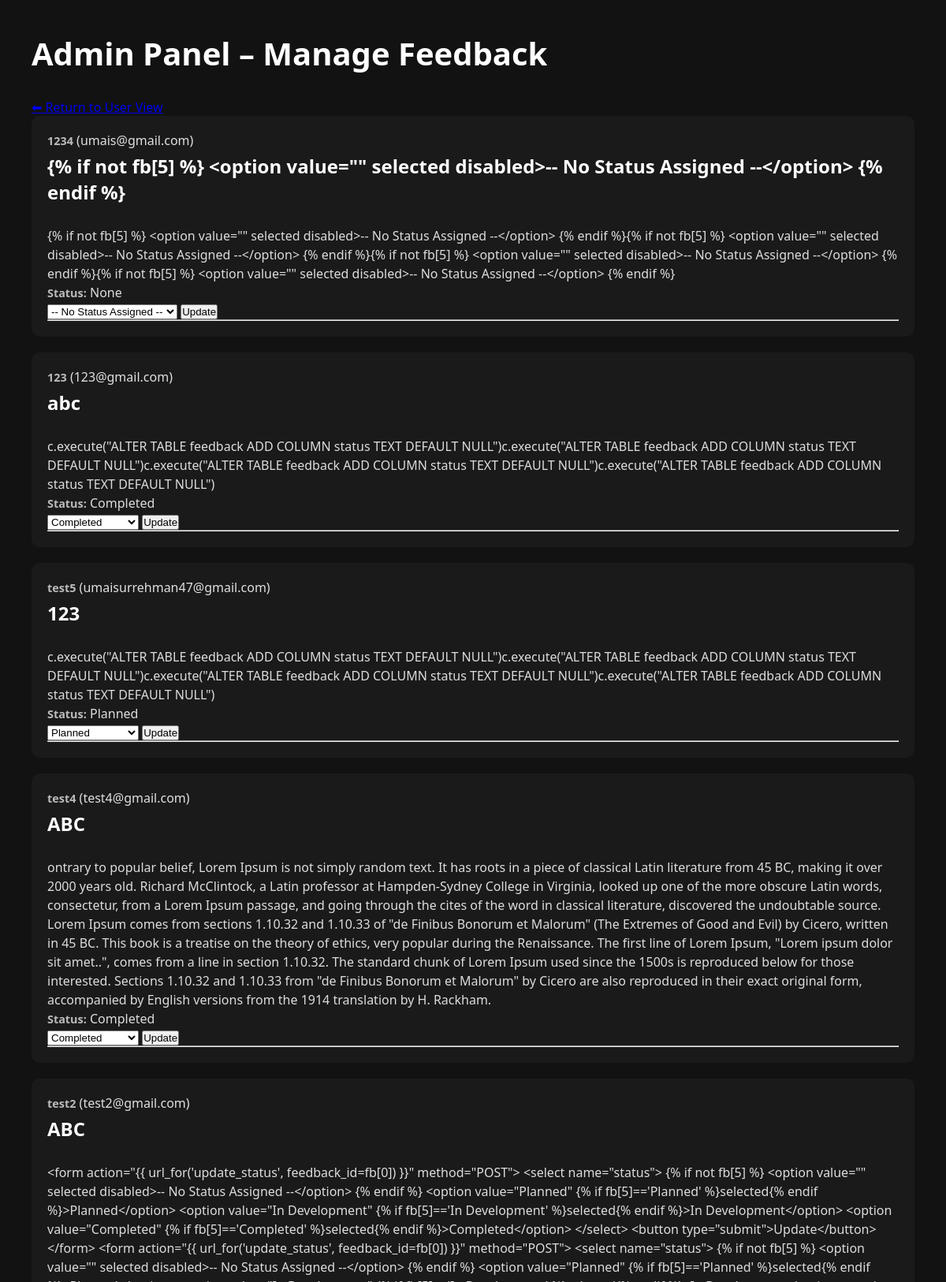
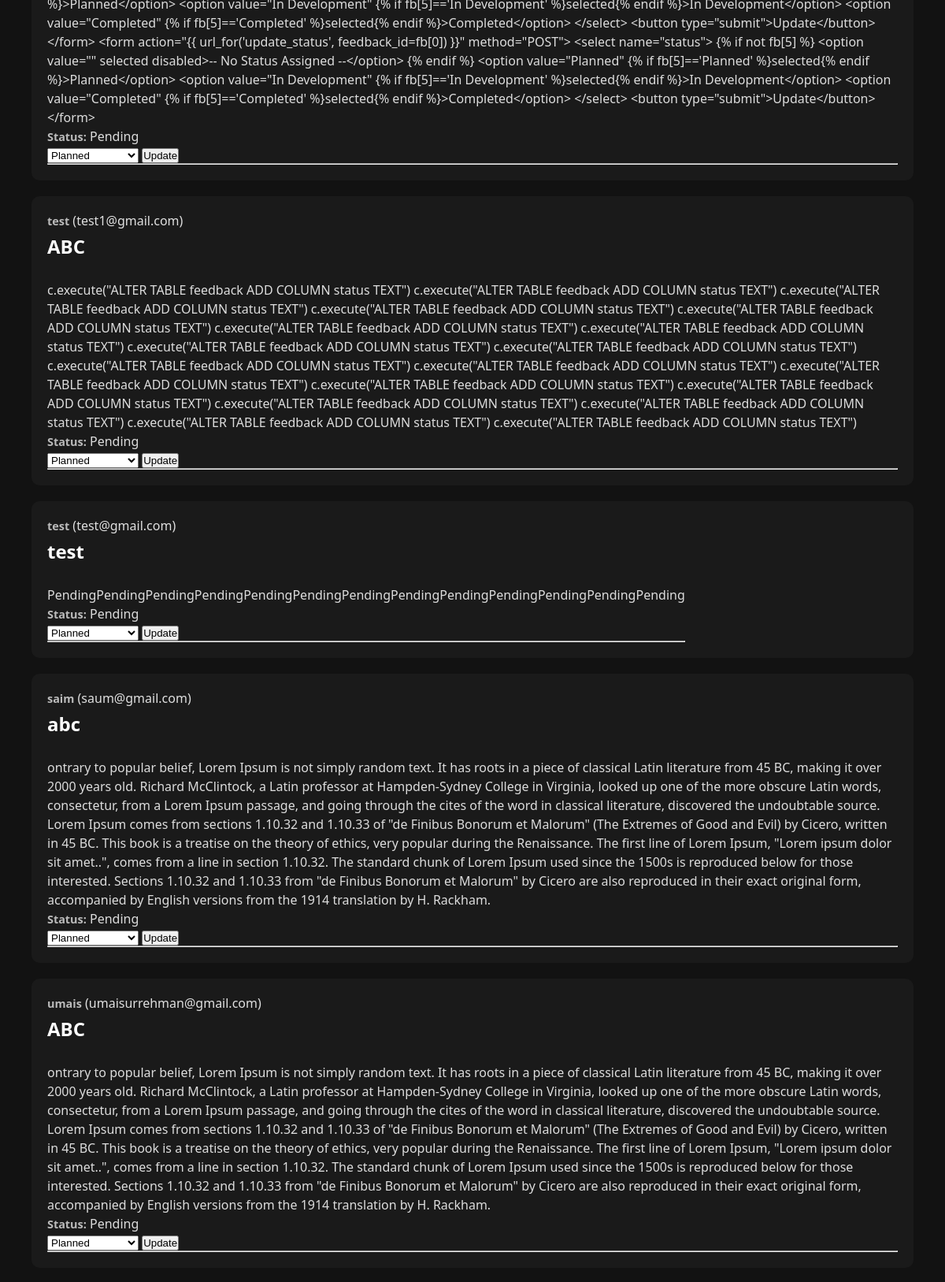
/admin (signed in, upper part), run on the app's committed database (2 pictures, top to bottom).
### tables this page shows
CREATE TABLE feedback (
            id INTEGER PRIMARY KEY AUTOINCREMENT,
            title TEXT NOT NULL,
            description TEXT NOT NULL
        , name TEXT, email TEXT, status TEXT DEFAULT 'Pending');

### app.py (the view)
@app.route('/admin')
def admin_panel():
    if not session.get('admin'):
        return redirect('/admin-login')
    conn = sqlite3.connect(DB_PATH)
    c = conn.cursor()
    c.execute('SELECT * FROM feedback ORDER BY id DESC')
    feedbacks = c.fetchall()
    conn.close()
    return render_template('admin.html', feedbacks=feedbacks)

### templates/admin.html (shortened to what this page needs)
<!DOCTYPE html>
<html>
<head>
    <link rel="stylesheet" href="{{ url_for('static', filename='css/index.css') }}">
</head>
<body>
    <h1>Admin Panel – Manage Feedback</h1>
    <a href="{{ url_for('index') }}">⬅ Return to User View</a>
    <ul>
        {% for fb in feedbacks %}
            <li class="feedback">
                <div>
                    <strong>{{ fb[3] }}</strong> ({{ fb[4] }})<br>
                    <em>{{ fb[1] }}</em><br>
                    <p>{{ fb[2] }}</p>
                    <p><strong>Status:</strong> {{ fb[5] }}</p>
                    <form action="{{ url_for('update_status', feedback_id=fb[0]) }}" method="POST">
                        <select name="status">
                            {% if not fb[5] %}
                                <option value="" selected disabled>-- No Status Assigned --</option>
                            {% endif %}
                            <option value="Planned" {% if fb[5]=='Planned' %}selected{% endif %}>Planned</option>
                            <option value="Completed" {% if fb[5]=='Completed' %}selected{% endif %}>Completed</option>
                        </select>
                        <button type="submit">Update</button>
                    </form>
                    <hr>
                </div>
            </li>
        {% endfor %}
    </ul>
</body>
</html>

### static/css/index.css (style rules this page uses)
* { margin: 0; padding: 0; box-sizing: border-box; }
body { background-color: #121212; color: #e0e0e0; font-family: 'Segoe UI', Tahoma, Geneva, Verdana, sans-serif; padding: 40px; transition: background-color 0.4s ease-in-out, color 0.4s ease-in-out; }
h1 { font-size: 2.5rem; margin-bottom: 30px; color: #ffffff; }
ul { list-style: none; }
.feedback { display: flex; align-items: flex-start; gap: 16px; background-color: #1a1a1a; padding: 20px; border-radius: 10px; margin-bottom: 20px; animation: fadeInUp 0.6s ease forwards; opacity: 0; transform: translateY(20px); transition: background-color 0.3s ease; }
.feedback strong { font-size: 0.9rem; font-weight: 700; color: #bbbbbb; }
.feedback em { display: block; font-size: 1.5rem; font-weight: 600; color: #ffffff; margin: 5px 0; font-style: normal; }
.feedback p { font-size: 1rem; color: #dddddd; line-height: 1.5; }

### data on the page
feedback: name "1234", email "umais@gmail.com", title "{% if not fb[5] %} <option value=\"\" selected disabled>-- No Status Assigned --</option> {% endif %}", description "{% if not fb[5] %} <option value=\"\" selected disabled>-- No Status Assigned --</option> {% endif %}{% if not fb[5] %} <option value=\"\" selected disabled>-- No Status Assigned --</option> {% endif %}{% if not fb[5] %} <option value=\"\" selected disabled>-- No Status Assigned --</option> {% endif %}{% if not fb[5] %} <option value=\"\" selected disabled>-- No Status Assigned --</option> {% endif %}", fb "None"
feedback: name "123", email "123@gmail.com", title "abc", description "c.execute(\"ALTER TABLE feedback ADD COLUMN status TEXT DEFAULT NULL\")c.execute(\"ALTER TABLE feedback ADD COLUMN status TEXT DEFAULT NULL\")c.execute(\"ALTER TABLE feedback ADD COLUMN status TEXT DEFAULT NULL\")c.execute(\"ALTER TABLE feedback ADD COLUMN status TEXT DEFAULT NULL\")", status "Completed"
feedback: name "test5", email "umaisurrehman47@gmail.com", title "123", description "c.execute(\"ALTER TABLE feedback ADD COLUMN status TEXT DEFAULT NULL\")c.execute(\"ALTER TABLE feedback ADD COLUMN status TEXT DEFAULT NULL\")c.execute(\"ALTER TABLE feedback ADD COLUMN status TEXT DEFAULT NULL\")c.execute(\"ALTER TABLE feedback ADD COLUMN status TEXT DEFAULT NULL\")", status "Planned"
feedback: name "test4", email "test4@gmail.com", title "ABC", description "ontrary to popular belief, Lorem Ipsum is not simply random text. It has roots in a piece of classical Latin literature from 45 BC, making it over 2000 years old. Richard McClintock, a Latin professor at Hampden-Sydney College in Virginia, looked up one of the more obscure Latin words, consectetur, from a Lorem Ipsum passage, and going through the cites of the word in classical literature, discovered the undoubtable source. Lorem Ipsum comes from sections 1.10.32 and 1.10.33 of \"de Finibus Bonorum et Malorum\" (The Extremes of Good and Evil) by Cicero, written in 45 BC. This book is a treatise on the theory of ethics, very popular during the Renaissance. The first line of Lorem Ipsum, \"Lorem…", status "Completed"
feedback: name "test2", email "test2@gmail.com", title "ABC", description "<form action=\"{{ url_for('update_status', feedback_id=fb[0]) }}\" method=\"POST\"> <select name=\"status\"> {% if not fb[5] %} <option value=\"\" selected disabled>-- No Status Assigned --</option> {% endif %} <option value=\"Planned\" {% if fb[5]=='Planned' %}selected{% endif %}>Planned</option> <option value=\"In Development\" {% if fb[5]=='In Development' %}selected{% endif %}>In Development</option> <option value=\"Completed\" {% if fb[5]=='Completed' %}selected{% endif %}>Completed</option> </select> <button type=\"submit\">Update</button> </form> <form action=\"{{ url_for('update_status', feedback_id=fb[0]) }}\" method=\"POST\"> <select name=\"status\"> {% if not fb[5] %} <option value=\"\" selected…", status "Pending"
feedback: name "test", email "test1@gmail.com", title "ABC", description "c.execute(\"ALTER TABLE feedback ADD COLUMN status TEXT\") c.execute(\"ALTER TABLE feedback ADD COLUMN status TEXT\") c.execute(\"ALTER TABLE feedback ADD COLUMN status TEXT\") c.execute(\"ALTER TABLE feedback ADD COLUMN status TEXT\") c.execute(\"ALTER TABLE feedback ADD COLUMN status TEXT\") c.execute(\"ALTER TABLE feedback ADD COLUMN status TEXT\") c.execute(\"ALTER TABLE feedback ADD COLUMN status TEXT\") c.execute(\"ALTER TABLE feedback ADD COLUMN status TEXT\") c.execute(\"ALTER TABLE feedback ADD COLUMN status TEXT\") c.execute(\"ALTER TABLE feedback ADD COLUMN status TEXT\") c.execute(\"ALTER TABLE feedback ADD COLUMN status TEXT\") c.execute(\"ALTER TABLE feedback ADD COLUMN status TEXT\")…", status "Pending"
feedback: name "test", email "test@gmail.com", title "test", description "PendingPendingPendingPendingPendingPendingPendingPendingPendingPendingPendingPendingPending", status "Pending"
feedback: name "saim", email "saum@gmail.com", title "abc", description "ontrary to popular belief, Lorem Ipsum is not simply random text. It has roots in a piece of classical Latin literature from 45 BC, making it over 2000 years old. Richard McClintock, a Latin professor at Hampden-Sydney College in Virginia, looked up one of the more obscure Latin words, consectetur, from a Lorem Ipsum passage, and going through the cites of the word in classical literature, discovered the undoubtable source. Lorem Ipsum comes from sections 1.10.32 and 1.10.33 of \"de Finibus Bonorum et Malorum\" (The Extremes of Good and Evil) by Cicero, written in 45 BC. This book is a treatise on the theory of ethics, very popular during the Renaissance. The first line of Lorem Ipsum, \"Lorem…", status "Pending"
feedback: name "umais", email "umaisurrehman@gmail.com", title "ABC", description "ontrary to popular belief, Lorem Ipsum is not simply random text. It has roots in a piece of classical Latin literature from 45 BC, making it over 2000 years old. Richard McClintock, a Latin professor at Hampden-Sydney College in Virginia, looked up one of the more obscure Latin words, consectetur, from a Lorem Ipsum passage, and going through the cites of the word in classical literature, discovered the undoubtable source. Lorem Ipsum comes from sections 1.10.32 and 1.10.33 of \"de Finibus Bonorum et Malorum\" (The Extremes of Good and Evil) by Cicero, written in 45 BC. This book is a treatise on the theory of ethics, very popular during the Renaissance. The first line of Lorem Ipsum, \"Lorem…", status "Pending"
